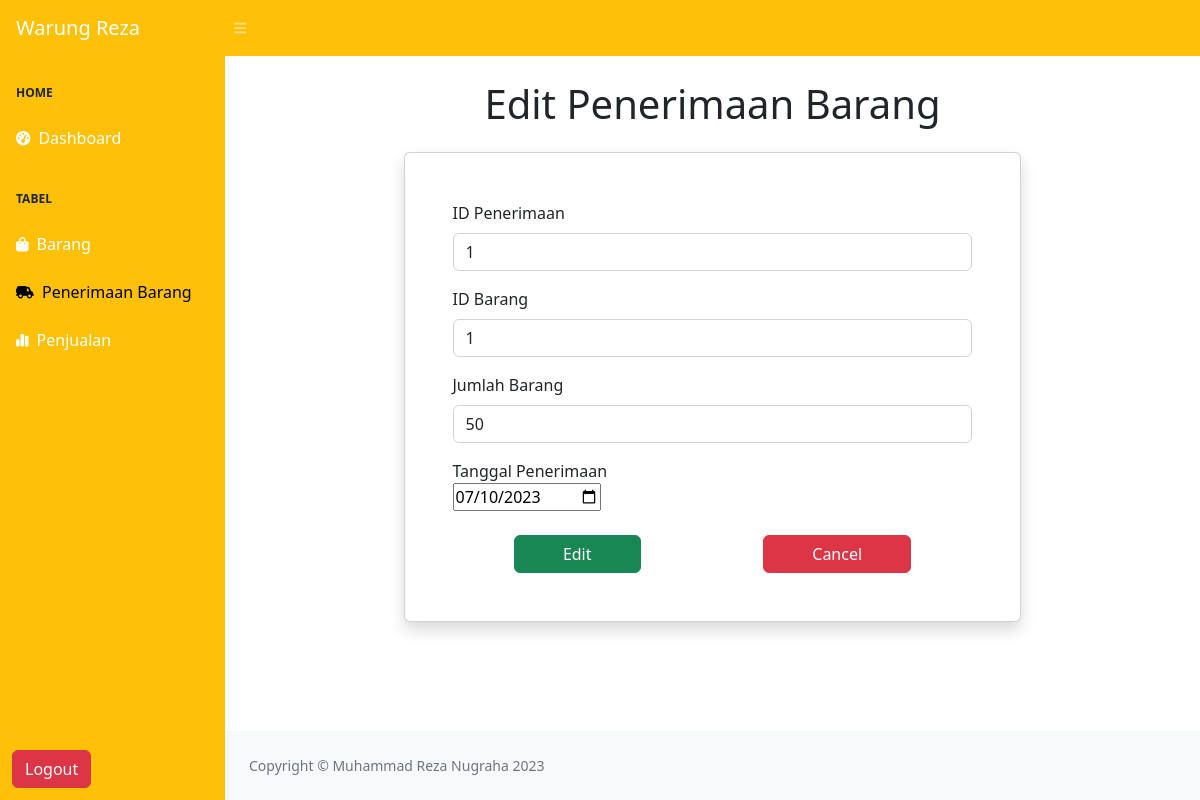
The page /views/editpenerimaan.php?id=1 (signed in) on the database its author committed.
### tables this page shows
CREATE TABLE `penerimaan_barang` (
  `id` int(11) NOT NULL,
  `id_penerimaan` int(11) NOT NULL,
  `id_barang` int(11) NOT NULL,
  `jumlah_barang` int(50) NOT NULL,
  `tanggal_penerimaan` date NOT NULL
);

### views/editpenerimaan.php (the view, shortened to what this page needs)
<!DOCTYPE html>
<html lang="en">
    <head>
        <link href="https://cdn.jsdelivr.net/npm/simple-datatables@7.1.2/dist/style.min.css" rel="stylesheet" />
        <link href="../css/styles.css" rel="stylesheet" />
    </head>
    <body class="sb-nav-fixed">
        <nav class="sb-topnav navbar navbar-expand navbar-dark bg-warning">
            <a class="navbar-brand ps-3" href="index.html">Warung Reza</a>
            <button class="btn btn-link btn-sm order-1 order-lg-0 me-4 me-lg-0" id="sidebarToggle" href="#!"><i class="fas fa-bars"></i></button>
        </nav>
        <div id="layoutSidenav">
    <div id="layoutSidenav_nav">
        <nav class="sb-sidenav accordion sb-sidenav-secondary bg-warning" id="sidenavAccordion">
            <div class="sb-sidenav-menu">
                <div class="nav">
                    <div class="sb-sidenav-menu-heading">Home</div>
                    <a class="nav-link text-white" href="./home.php">
                        <div class="sb-nav-link-icon"><i class="fas fa-tachometer-alt"></i></div>
                        Dashboard
                    </a>
                    <div class="sb-sidenav-menu-heading">Tabel</div>
                    <a class="nav-link text-white" href="./barang.php">
                        <div class="sb-nav-link-icon"><i class="fa-solid fa-bag-shopping"></i></div>
                        Barang
                    </a>
                    <a class="nav-link text-black active" href="./penerimaan.php">
                        <div class="sb-nav-link-icon"><i class="fa-solid fa-truck-field"></i></div>
                        Penerimaan Barang
                    </a>
                    <a class="nav-link text-white" href="./penjualan.php">
                        <div class="sb-nav-link-icon"><i class="fa-solid fa-chart-simple"></i></div>
                        Penjualan
                    </a>
                </div>
            </div>
            <div class="sb-sidenav-footer">
            <a class="btn btn-danger ms-auto me-2" href="../proses/logout.php">Logout</a>
            </div>
        </nav>
    </div>
    <div id="layoutSidenav_content">
        <main>
        <?php
            include '../config/koneksi.php';
            $id = $_GET['id'];
            $query = "SELECT * FROM penerimaan_barang WHERE id = '$id'";
            $result = mysqli_query($koneksi, $query);
            $data = mysqli_fetch_assoc($result);
        ?>
        <div class="container-fluid px-4">
                <h1 class="my-4 text-center">Edit Penerimaan Barang</h1>
                <div class="col-md-8 m-auto card p-5 shadow -3 mb-5 bg-body rounded">
                        <form enctype="multipart/form-data" action="../proses/editpenerimaan.php" method="post">
                           <div class="mb-3">
                             <label for="exampleFormControlInput1" class="form-label">ID Penerimaan</label>
                               <input name="id_penerimaan" type="text" class="form-control id=exampleFormControlInput1" value="<?= $data['id_penerimaan'] ?>">
                            </div>
                            <div class="mb-3">
                                <label for="exampleFormControlInput1" class="form-label">ID Barang</label>
                                <select name="id_barang" class="form-control" id="exampleFormControlSelect1">
                                    <?php
                                    $query_barang = "SELECT id_barang FROM barang";
                                    $result_barang = mysqli_query($koneksi, $query_barang);
                                    while ($row_barang = mysqli_fetch_assoc($result_barang)) {
                                        $id_barang = $row_barang['id_barang'];
                                        $selected = ($id_barang == $data['id_barang']) ? 'selected' : '';
                                        echo "<option value=\"$id_barang\" $selected>$id_barang</option>";
                                    }
                                    ?>
                                </select>
                            </div>
                            <div class="mb-3">
                                <label for="exampleFormControlInput1" class="form-label">Jumlah Barang</label>
                                <input name="jumlah_barang" type="text" class="form-control id=exampleFormControlInput1" value="<?= $data['jumlah_barang'] ?>">
                            </div>
                            <div class="mb-3">
                             <label for="birthday">Tanggal Penerimaan</label>
                                <br>
                                <input type="date" id="tanggal" name="tanggal_penerimaan" value="<?= $data['tanggal_penerimaan']?>">
                            </div>
                            <div class="d-flex justify-content-around">
                                <button name="submit" class="btn btn-md btn-success px-5 mt-2">Edit</button>
                                <a href="./penerimaan.php" class="btn btn-md btn-danger px-5 mt-2">Cancel</a>
                            </div>
                    </form>
                </div>
            </div>
        </main>
        <footer class="py-4 bg-light mt-auto">
            <div class="container-fluid px-4">
                <div class="d-flex align-items-center justify-content-between small">
                    <div class="text-muted">Copyright &copy; Muhammad Reza Nugraha 2023</div>
                </div>
            </div>
        </footer>
    </div>
</div>
    </body>
</html>

### rows shown on the page
penerimaan_barang: id_penerimaan "1", jumlah_barang "50", tanggal_penerimaan "07/10/2023"

### other values the page prints
form field id_barang "1"
